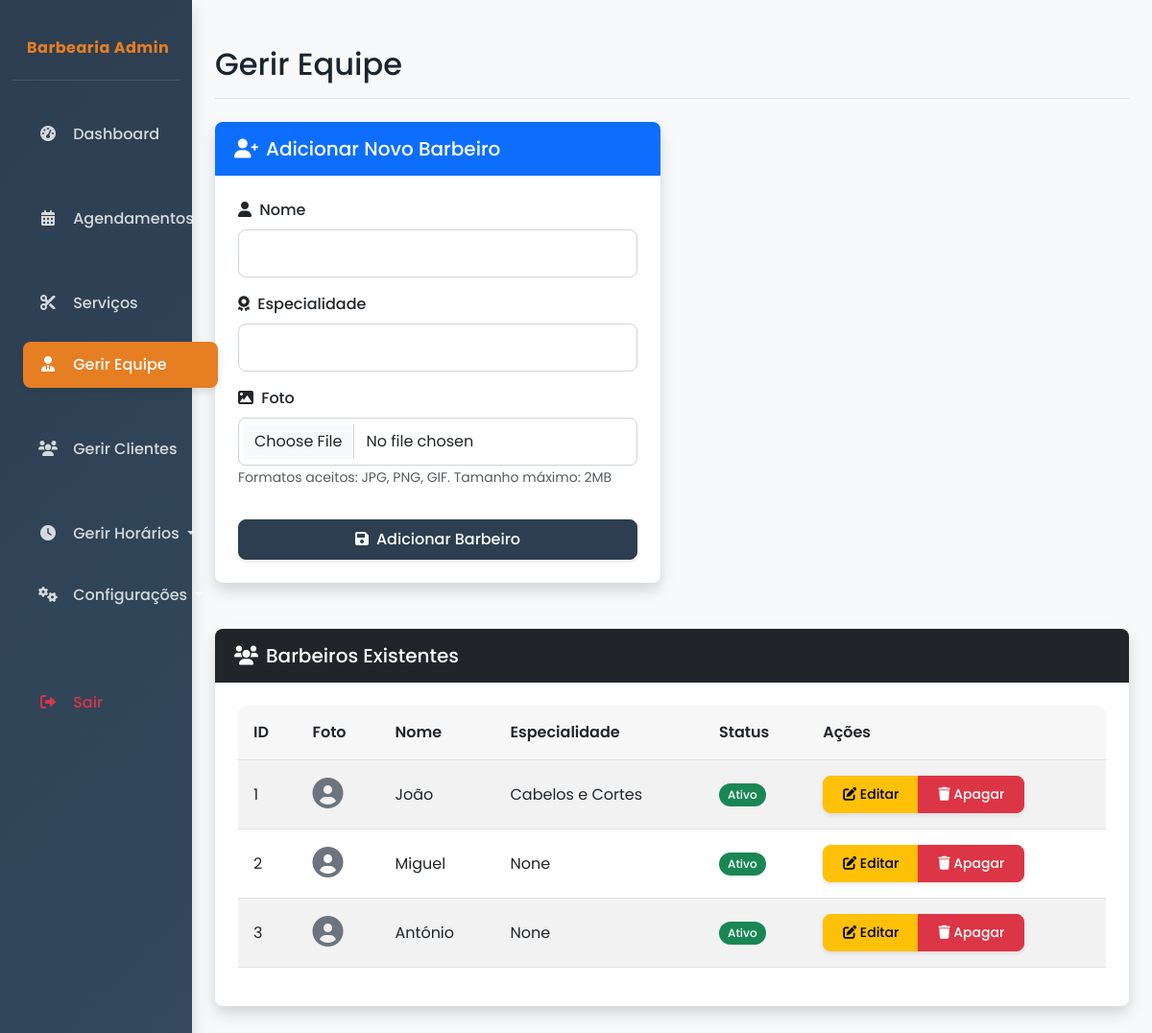
Screenshot of /admin/barbeiros (signed in) with the database file from the repository.
### app/app.py (models this page shows, shortened)
class Barbeiro(db.Model):
    __tablename__ = 'barbeiros'
    id = db.Column(db.Integer, primary_key=True)
    nome = db.Column(db.String(100), nullable=False)
    sobrenome = db.Column(db.String(100), nullable=False)
    email = db.Column(db.String(120), unique=True, nullable=False)
    telefone = db.Column(db.String(20))
    especialidade = db.Column(db.String(100))
    data_contratacao = db.Column(db.Date, default=datetime.utcnow)
    ativo = db.Column(db.Boolean, default=True)
    foto_url = db.Column(db.String(255), nullable=True)
    agendamentos = db.relationship('Agendamento', backref='barbeiro', lazy=True)
    horarios = db.relationship('HorarioFuncionamento', backref='barbeiro', lazy=True)

### app/app.py (the view)
@app.route('/admin/barbeiros')
def admin_barbeiros():
    if 'admin_id' not in session:
        flash('Por favor, faça login para acessar esta página.', 'warning')
        return redirect(url_for('login'))
    barbeiros = Barbeiro.query.all()
    return render_template('admin_barbeiros.html', barbeiros=barbeiros)

### app/app.py (called while the page is built)
@login_manager.user_loader
def load_user(user_id):
    return UsuarioAdmin.query.get(int(user_id))

### app/templates/admin_barbeiros.html (shortened to what this page needs)
{% extends "admin_base.html" %}
{% block header %}Gerir Equipe{% endblock %}
{% block content %}
<div class="row mb-4">
    <div class="col-md-6">
        <div class="card fade-in">
            <div class="card-header bg-primary text-white">
                <h5 class="card-title mb-0"><i class="fas fa-user-plus me-2"></i>Adicionar Novo Barbeiro</h5>
            </div>
            <div class="card-body">
                <form action="{{ url_for('admin_barbeiros_adicionar') }}" method="POST" enctype="multipart/form-data">
                    <div class="mb-3">
                        <label for="nome" class="form-label"><i class="fas fa-user me-1"></i> Nome</label>
                        <input type="text" class="form-control" id="nome" name="nome" required>
                    </div>
                    <div class="mb-3">
                        <label for="especialidade" class="form-label"><i class="fas fa-award me-1"></i> Especialidade</label>
                        <input type="text" class="form-control" id="especialidade" name="especialidade">
                    </div>
                    <div class="mb-3">
                        <label for="foto" class="form-label"><i class="fas fa-image me-1"></i> Foto</label>
                        <input type="file" class="form-control" id="foto" name="foto" accept="image/*">
                        <small class="form-text text-muted">Formatos aceitos: JPG, PNG, GIF. Tamanho máximo: 2MB</small>
                    </div>
                    <button type="submit" class="btn btn-primary w-100 mt-3">
                        <i class="fas fa-save me-2"></i>Adicionar Barbeiro
                    </button>
                </form>
            </div>
        </div>
    </div>
</div>
<div class="row">
    <div class="col-12">
        <div class="card fade-in" style="animation-delay: 0.2s">
            <div class="card-header bg-dark text-white">
                <h5 class="card-title mb-0"><i class="fas fa-users me-2"></i>Barbeiros Existentes</h5>
            </div>
            <div class="card-body">
                {% if barbeiros %}
                <div class="table-responsive">
                    <table class="table table-striped table-hover table-mobile-stack">
                        <thead>
                            <tr>
                                <th>ID</th>
                                <th>Foto</th>
                                <th>Nome</th>
                                <th>Especialidade</th>
                                <th>Status</th>
                                <th>Ações</th>
                            </tr>
                        </thead>
                        <tbody>
                            {% for barbeiro in barbeiros %}
                            <tr class="fade-in" style="animation-delay: {{ loop.index * 0.05 }}s">
                                <td data-label="ID">{{ barbeiro.id }}</td>
                                <td data-label="Foto">
                                    {% if barbeiro.foto_url %}
                                    <img src="{{ url_for('static', filename='uploads/barbeiros/' + barbeiro.foto_url) }}" alt="Foto de {{ barbeiro.nome }}" class="img-thumbnail" style="max-height: 50px; max-width: 50px;">
                                    {% else %}
                                    <i class="fas fa-user-circle fa-2x text-secondary"></i>
                                    {% endif %}
                                </td>
                                <td data-label="Nome">{{ barbeiro.nome }}</td>
                                <td data-label="Especialidade">{{ barbeiro.especialidade }}</td>
                                <td data-label="Status">
                                    {% if barbeiro.ativo %}
                                    <span class="badge bg-success">Ativo</span>
                                    {% else %}
                                    <span class="badge bg-danger">Inativo</span>
                                    {% endif %}
                                </td>
                                <td data-label="Ações" class="actions-cell">
                                    <div class="btn-group" role="group">
                                        <a href="{{ url_for('admin_barbeiros_editar', id=barbeiro.id) }}" class="btn btn-sm btn-warning">
                                            <i class="fas fa-edit"></i> <span class="d-none d-md-inline">Editar</span>
                                        </a>
                                        <button type="button" class="btn btn-sm btn-danger" data-bs-toggle="modal" data-bs-target="#deleteModal{{ barbeiro.id }}">
                                            <i class="fas fa-trash"></i> <span class="d-none d-md-inline">Apagar</span>
                                        </button>
                                    </div>
                                </td>
                            </tr>
                            {% endfor %}
                        </tbody>
                    </table>
                </div>
                {% else %}
                <div class="alert alert-info slide-up">
                    <i class="fas fa-info-circle me-2"></i> Nenhum barbeiro cadastrado ainda.
                </div>
                {% endif %}
            </div>
        </div>
    </div>
</div>
{% endblock %}

### app/templates/admin_base.html (style rules this page uses)
:root { --primary-color: #2c3e50; --secondary-color: #34495e; --accent-color: #e67e22; --light-color: #ecf0f1; --dark-color: #1a252f; --success-color: #2ecc71; --warning-color: #f39c12; --danger-color: #e74c3c; --info-color: #3498db; --border-radius: 0.5rem; --box-shadow: 0 0.5rem 1rem rgba(0, 0, 0, 0.15); --transition-speed: 0.3s; }
body { font-family: 'Poppins', sans-serif; background-color: #f8f9fa; color: var(--dark-color); overflow-x: hidden; }
.card { border: none; border-radius: var(--border-radius); box-shadow: var(--box-shadow); transition: transform var(--transition-speed) ease, box-shadow var(--transition-speed) ease; margin-bottom: 1.5rem; overflow: hidden; }
.card-header { font-weight: 600; border-bottom: none; padding: 1rem 1.25rem; }
.card-body { padding: 1.5rem; }
.btn { border-radius: var(--border-radius); font-weight: 500; padding: 0.5rem 1.25rem; transition: all var(--transition-speed) ease; box-shadow: 0 2px 4px rgba(0, 0, 0, 0.1); }
.btn-primary { background-color: var(--primary-color); border-color: var(--primary-color); }
.table { border-collapse: separate; border-spacing: 0; }
.table-responsive { border-radius: var(--border-radius); overflow-x: auto; }
.table th { background-color: rgba(0, 0, 0, 0.03); font-weight: 600; border-top: none; }
.table td, .table th { padding: 1rem; vertical-align: middle; }
.form-control, .form-select { border-radius: var(--border-radius); padding: 0.75rem 1rem; border: 1px solid #ced4da; transition: all var(--transition-speed) ease; }
.form-label { font-weight: 500; margin-bottom: 0.5rem; }
.badge { font-weight: 500; padding: 0.5em 0.75em; border-radius: 30px; }
.fade-in { animation: fadeIn 0.5s ease-in-out; }
.slide-up { animation: slideUp 0.5s ease-in-out; }

### app/templates/admin_barbeiros.html (style rules this page uses)
.card { border-radius: var(--border-radius); transition: all 0.3s ease; margin-bottom: 1.5rem; }
.card-header { border-top-left-radius: var(--border-radius); border-top-right-radius: var(--border-radius); display: flex; align-items: center; }
.card-header h5 { margin-bottom: 0; display: flex; align-items: center; }
.card-header h5 i { margin-right: 0.5rem; }

### rows the page displays
Barbeiro: id "1", nome "João", especialidade "Cabelos e Cortes", ativo "Ativo"
Barbeiro: id "2", nome "Miguel", especialidade "None", ativo "Ativo"
Barbeiro: id "3", nome "António", especialidade "None", ativo "Ativo"
